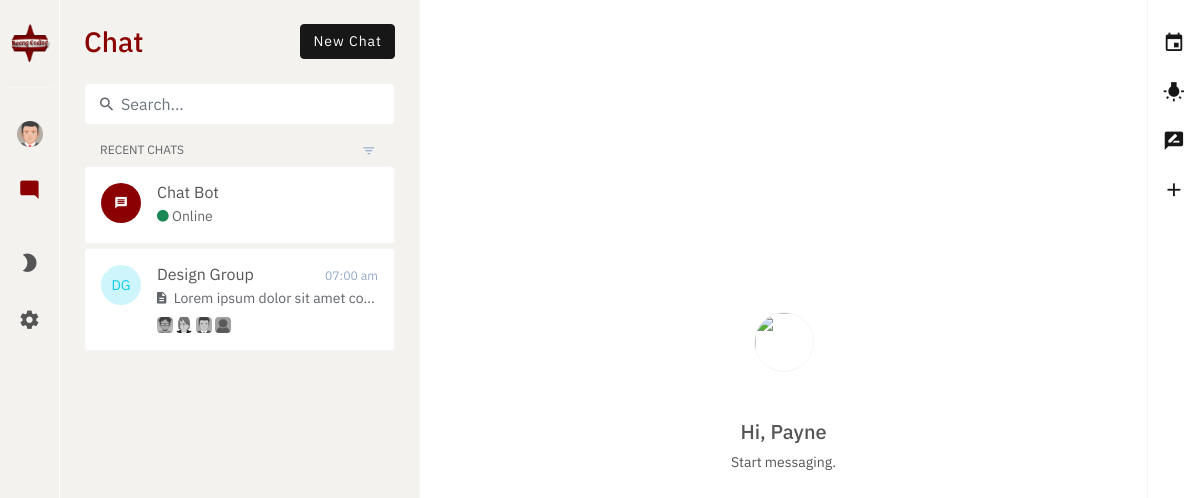
Before: /chats/ (signed in) with the older database file.
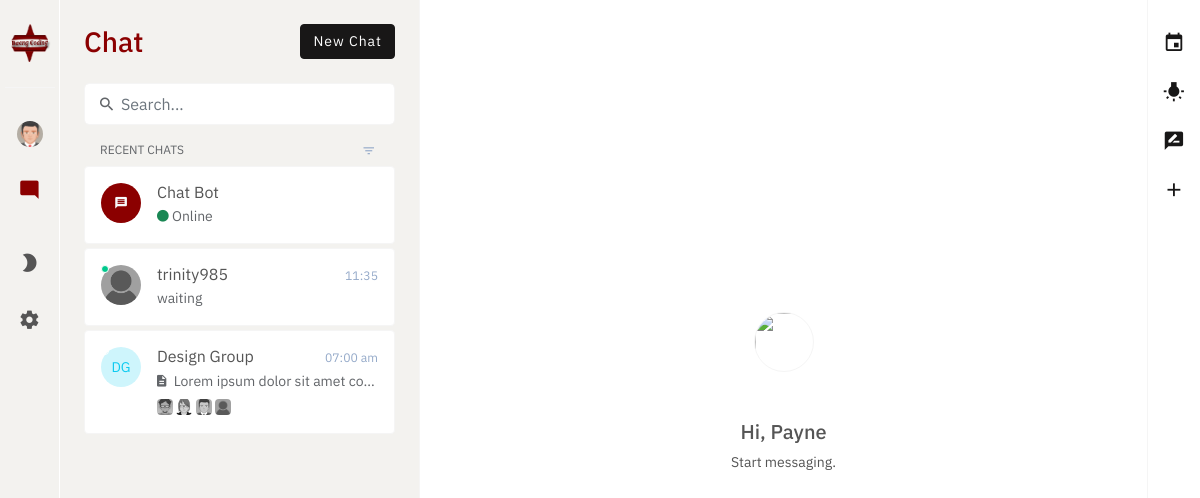
After: the same page with the newer database file.
### chats/models.py (models this page shows, shortened)
class Chat_Message(models.Model):
    sender = models.ForeignKey(User, on_delete=models.CASCADE, related_name="sender")
    receiver = models.ForeignKey(User, on_delete=models.CASCADE, related_name="receiver")
    body = models.TextField()
    is_read = models.BooleanField(default=False)
    create_date = models.DateTimeField(auto_now_add=True)

class Profile(models.Model):
    user = models.OneToOneField(User, on_delete=models.CASCADE, related_name="profile")
    phone = models.CharField(max_length=15, blank=True, null=True)
    company = models.ForeignKey(Company, on_delete=models.SET_NULL, blank=True, null=True)
    bio = models.TextField(blank=True, null=True)
    instagram = models.CharField(max_length=100, blank=True, null=True)
    linkedin = models.CharField(max_length=100, blank=True, null=True)
    avatar = models.ImageField(null=True, default="avatar5.png")

### chats/views.py (the view)
# urls.py: path('', views.index_view, name="start_chats"),
def index_view(request):
    manage_notes_and_tasks(request)
    context = {}
    return render(request, 'chats_start.html', context)

### chats/context_processors.py (called while the page is built)
def user_profile(request):
    if request.user.is_authenticated:
        profile = get_object_or_404(User, username=request.user)
        context = {'profile': profile}
        return context
    else:
        context = {}
        return context

def to_do(request):
    if request.user.is_authenticated:
        list_items = To_Do.objects.filter(user=request.user)
        context = {'to_do_items': list_items}
        return context
    else:
        context = {}
        return context

def notes(request):
    if request.user.is_authenticated:
        my_notes = My_Note.objects.filter(user=request.user)
        context = {'notes': my_notes}
        return context
    else:
        context = {}
        return context

### dash/context_processors.py (called while the page is built)
def notes_context(request):
    if request.user.is_authenticated:
        count = Notification.objects.filter(user=request.user, is_read=False).count()
        latest_notifications = Notification.objects.filter(user=request.user, is_read=False).order_by('-create_date')[:5]
    else:
        count = 0
        latest_notifications = []
    context = {'total_unread_notes': count, 'latest_notes': latest_notifications}
    return context

### templates/chats_start.html (shortened to what this page needs)
{% extends 'chats_main.html' %}
{% load static %}
{% block main %}
{% include 'chats_components/nav.html' %}
{% include 'chats_components/sidebar.html' %}
{% include 'chats_components/right_bar.html' %}
<div class="main px-xl-5 px-lg-4 px-3">
    <div class="chat-body">
        <div class="chat d-flex justify-content-center align-items-center h-100 text-center py-xl-4 py-md-3 py-2">
            <div class="container-xxl">
                <div class="avatar lg avatar-bg me-auto ms-auto mb-5">
                    <img class="avatar lg rounded-circle border" src="{{ profile.profile.avatar.url }}" alt="" />
                </div>
                <h5 class="font-weight-bold">Hi, {{ request.user }}</h5>
                <p>Start messaging.</p>
            </div>
        </div>
    </div>
</div>
{% endblock %}

### templates/chats_components/sidebar.html (shortened to what the changed rows need)
{% load static %}
<div class="sidebar border-end py-xl-4 py-3 px-xl-4 px-3">
  <div class="tab-content">
    <div class="tab-pane fade show active" id="nav-tab-chat" role="tabpanel">
      <ul class="chat-list">
        {% for recent in recent_messages %}
        <li class="online">
          <a href="{% if recent.receiver == request.user %}
            {% url 'text_messages' recent.sender.username %}
            {% else %}
            {% url 'text_messages' recent.receiver.username %}
            {% endif %}" class="card">
            <div class="card-body">
              <div class="media">
                <div class="avatar me-3">
                  <span class="status rounded-circle"></span>
                  {% if recent.receiver == request.user %}
                  <img class="avatar rounded-circle" src="{{ recent.sender.profile.avatar.url }}" alt="avatar">
                  {% else %}
                  <img class="avatar rounded-circle" src="{{ recent.receiver.profile.avatar.url }}" alt="avatar">
                  {% endif %}
                </div>
                <div class="media-body overflow-hidden">
                  <div class="d-flex align-items-center mb-1">
                    {% if recent.receiver == request.user %}
                    <h6 class="text-truncate mb-0 me-auto">{{ recent.sender.username }}</h6>
                    {% else %}
                    <h6 class="text-truncate mb-0 me-auto">{{ recent.receiver.username }}</h6>
                    {% endif %}
                    <p class="small text-muted text-nowrap ms-4 mb-0">{{ recent.create_date|date:"H:i" }}</p>
                  </div>
                  <div class="text-truncate">{{ recent.body|truncatewords:10 }}</div>
                </div>
              </div>
            </div>
          </a>
        </li>
        {% endfor %}
      </ul>
    </div>
  </div>
</div>

Changed rows visible on the page:
added Chat_Message: receiver.profile.avatar (picture), receiver.username "trinity985", create_date "11:35", body "waiting"
